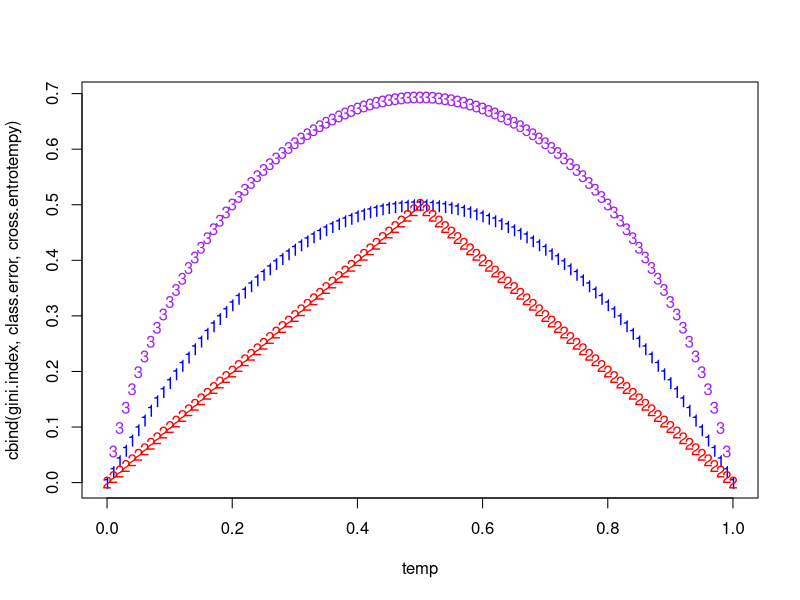
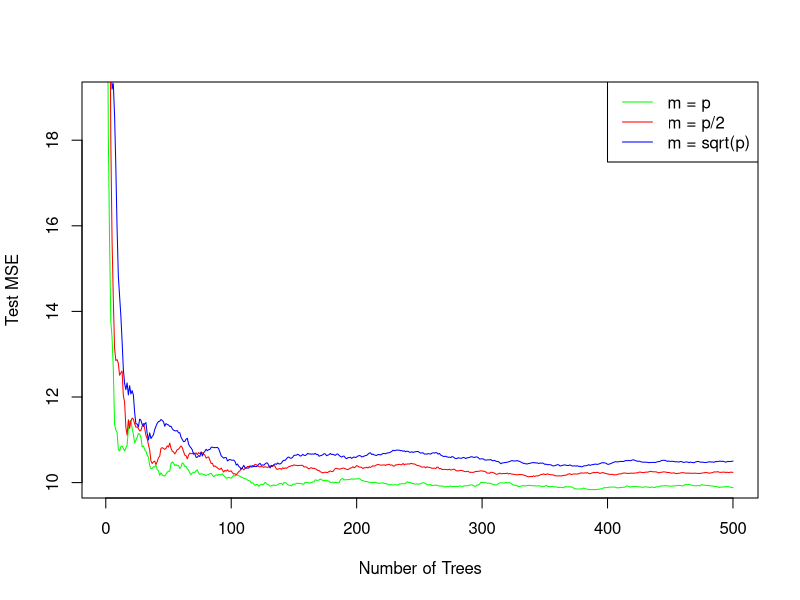

R code for these plots, in order:
## ---- chunk 1
temp <- seq(0, 1, 0.01)
gini.index <- 2 * temp * (1 - temp)
class.error <- 1 - pmax(temp, 1 - temp)
cross.entrotempy <- - (temp * log(temp) + (1 - temp) * log(1 - temp))
matplot(temp, cbind(gini.index, class.error, cross.entrotempy), col = c("blue", "red", "purple"))
## ---- chunk 2
#1. We classify X as Red as it is the most commonly occurring class among the 10 predictions (6 for Red vs 4 for Green)
#2. With the average probability approach, we classify X as Green as the average of the 10 probabilities is 0.45.
## ---- chunk 3
library(MASS)
library(randomForest)
set.seed(2)
train <- sample(1:nrow(Boston), nrow(Boston) / 2)
Boston.train <- Boston[train, -14]
Boston.test <- Boston[-train, -14]
Y.train <- Boston[train, 14]
Y.test <- Boston[-train, 14]
rf.boston1 <- randomForest(Boston.train, y = Y.train, xtest = Boston.test, ytest = Y.test, mtry = ncol(Boston) - 1, ntree = 500)
rf.boston2 <- randomForest(Boston.train, y = Y.train, xtest = Boston.test, ytest = Y.test, mtry = (ncol(Boston) - 1) / 2, ntree = 500)
rf.boston3 <- randomForest(Boston.train, y = Y.train, xtest = Boston.test, ytest = Y.test, mtry = sqrt(ncol(Boston) - 1), ntree = 500)
plot(1:500, rf.boston1$test$mse, col = "green", type = "l", xlab = "Number of Trees", ylab = "Test MSE", ylim = c(10, 19))
lines(1:500, rf.boston2$test$mse, col = "red", type = "l")
lines(1:500, rf.boston3$test$mse, col = "blue", type = "l")
legend("topright", c("m = p", "m = p/2", "m = sqrt(p)"), col = c("green", "red", "blue"), cex = 1, lty = 1)

